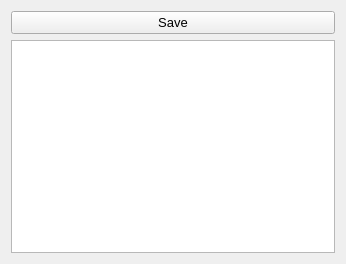
<?xml version="1.0" encoding="UTF-8"?>
<ui version="4.0">
 <class>Formatter</class>
 <widget class="QWidget" name="Formatter">
  <property name="geometry">
   <rect>
    <x>0</x>
    <y>0</y>
    <width>346</width>
    <height>264</height>
   </rect>
  </property>
  <property name="windowTitle">
   <string>Form</string>
  </property>
  <layout class="QVBoxLayout" name="verticalLayout_2">
   <item>
    <layout class="QVBoxLayout" name="verticalLayout">
     <item>
      <widget class="QPushButton" name="save">
       <property name="font">
        <font>
         <pointsize>10</pointsize>
        </font>
       </property>
       <property name="text">
        <string>Save</string>
       </property>
       <property name="icon">
        <iconset resource="../recource.qrc">
         <normaloff>:/icons/Save.ico</normaloff>:/icons/Save.ico</iconset>
       </property>
      </widget>
     </item>
     <item>
      <widget class="QTextEdit" name="textEdit">
       <property name="font">
        <font>
         <pointsize>10</pointsize>
        </font>
       </property>
       <property name="readOnly">
        <bool>true</bool>
       </property>
      </widget>
     </item>
    </layout>
   </item>
  </layout>
 </widget>
 <resources>
  <include location="../recource.qrc"/>
 </resources>
 <connections/>
</ui>
